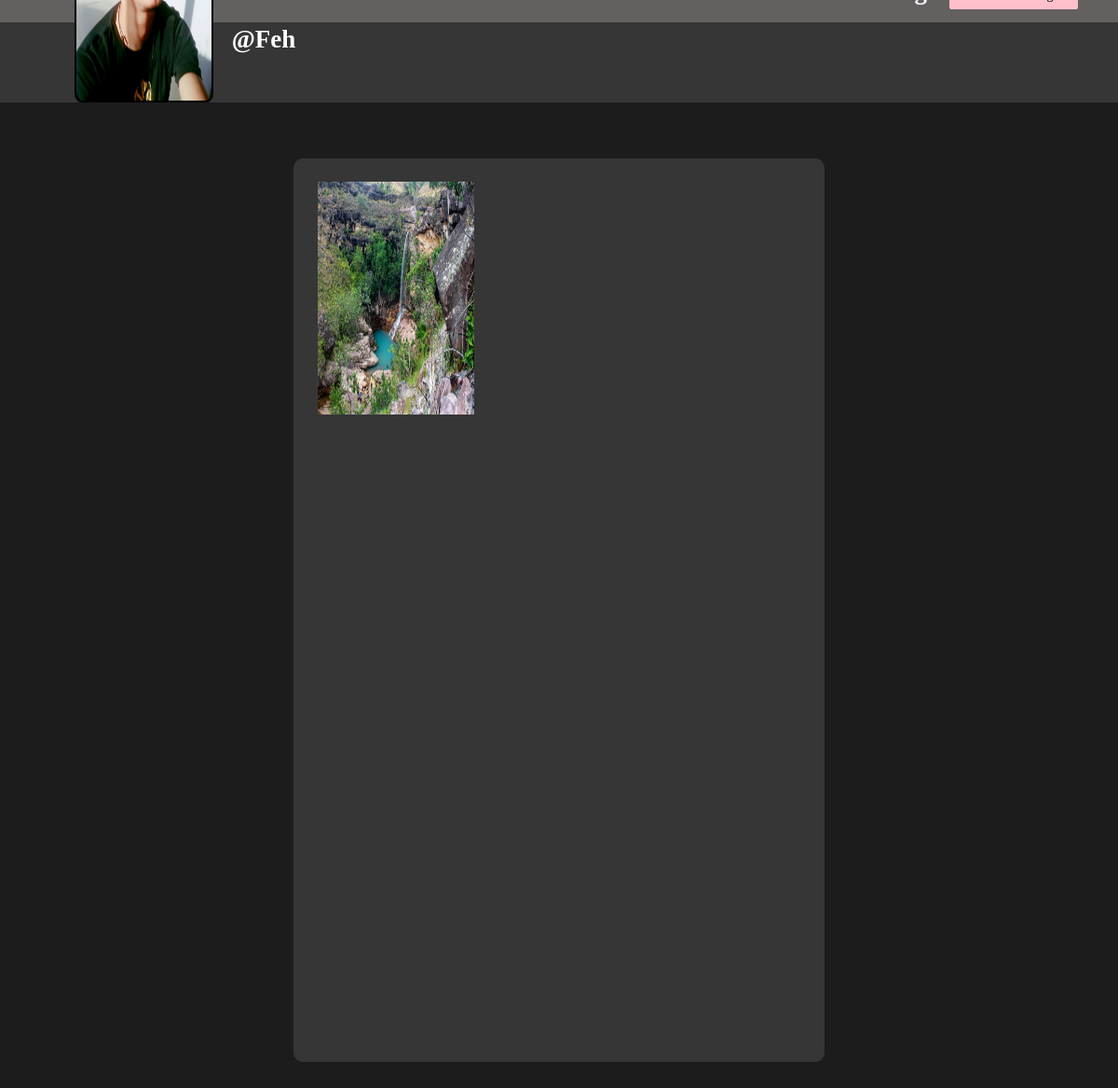
Page /profile/Feh (signed in) on the committed database.
### core/models.py (models this page shows, shortened)
class Profile(models.Model):
    user = models.ForeignKey(User, on_delete=models.CASCADE)
    id_user = models.IntegerField()
    bio = models.TextField(blank=True)
    profileimg = models.ImageField(upload_to='profile_images', default='blank-profile-picture.png')
    location = models.CharField(max_length=100, blank=True)

class Post(models.Model):
    id = models.UUIDField(primary_key=True, default=uuid.uuid4)
    user = models.CharField(max_length=100)
    image = models.ImageField(upload_to='post_images')
    caption = models.TextField()
    created_at = models.DateTimeField(default=datetime.now())
    numb_of_likes = models.IntegerField(default=0)

### core/views.py (the view)
# urls.py: path('profile/<str:pk>', views.profile, name='profile'),
@login_required(login_url='signin')
def profile(request, pk):
    user_object = User.objects.get(username=pk)
    user_profile = Profile.objects.get(user=user_object)
    user_posts = Post.objects.filter(user=pk)
    user_post_length = len(user_posts)
    follower = request.user.username
    user = pk
    if FollowersCount.objects.filter(follower=follower, user=user).first():
        button_text = 'Unfollow'
    else:
        button_text = 'Follow'
    user_followers = len(FollowersCount.objects.filter(user=pk))
    user_following = len(FollowersCount.objects.filter(follower=pk))
    context = {
        'user_object': user_object,
        'user_profile': user_profile,
        'user_posts': user_posts,
        'user_post_length': user_post_length,
        'button_text': button_text,
        'user_followers': user_followers,
        'user_following': user_following,
    }
    return render(request, 'profile.html', context)

### templates/profile.html (shortened to what this page needs)
{% load static %}
<!DOCTYPE html>
<html lang="en">
<head>
    <link rel="stylesheet" href="{% static 'css/main.min.css' %}">
    <link rel="stylesheet" href="{% static 'css/style.css' %}">
    <link rel="stylesheet" href="{% static 'css/color.css' %}">
    <link rel="stylesheet" href="{% static 'css/responsive.css' %}">
</head>
<body>
	<section>
			<div class="feature-photo">
				<figure><img src="{% static 'images/resources/timeline-1.jpg' %}" alt=""></figure>
				<form action="/follow" method="POST">
					<div class="add-btn">
					<span style="color: white; font-size: 27px; "><b><a href="/">Home</a></b></span>
					{% if user_post_length == 0 %}
					<span style="color: white; font-size: 27px;"><b>No Post</b></span>
					{% elif user_post_length == 1 %}
					<span style="color: white; font-size: 27px;"><b>{{user_post_length}} Post</b></span>
					{% else %}
					<span style="color: white; font-size: 27px;"><b>{{user_post_length}} Posts</b></span>
					{% endif %}
					{% if user_followers == 0 or user_followers == 1 %}
					<span style="color: white; font-size: 27px;"><b>{{user_followers}} follower</b></span>
					{% else %}
					<span style="color: white; font-size: 27px;"><b>{{user_followers}} followers</b></span>
					{% endif %}
					<span style="color: white; font-size: 27px;"><b>{{user_following}} following</b></span>
					{% if user_object.username == user.username %}
					<a href="/settings" data-ripple="">Account Settings</a>
					{% else %}
					<a data-ripple=""><button type="submit" style="background-color: #ffc0cb; border: #ffc0cb;">{{button_text}}</button></a>
					{% endif %}
					</div>
				</form>
				<div class="container-fluid">
					<div class="row merged">
						<div class="col-lg-2 col-sm-3">
							<div class="user-avatar">
								<figure>
									<img src="{{user_profile.profileimg.url}}" style="height: 250px; width: 100%;" alt="">
								</figure>
							</div>
						</div>
						<div class="col-lg-10 col-sm-9">
							<div class="timeline-info">
								<ul>
									<li class="admin-name">
									  <h5 style="color: white;white-space: nowrap; width: 110px; font-size: 27px;"><b>@{{user_profile.user.username}}</b></h5>
									</li>
								</ul>
							</div>
						</div>
					</div>
				</div>
			</div>
		</section>
	<section>
		<div class="gap black-bg">
			<div class="container-fluid">
				<div class="row">
					<div class="col-lg-12">
						<div class="row" id="page-contents">
							<div class="col-lg-3">
								<aside class="sidebar static">
								</aside>
							</div>
							<div class="col-lg-6">
								<div class="central-meta">
									<ul class="photos">
										{% for post in user_posts %}
										<li>
											<a class="strip" href="{{post.image.url}}" title="" data-strip-group="mygroup" data-strip-group-options="loop: false">
												<img src="{{post.image.url}}" style="height: 250px; width: 300px;" alt=""></a>
										</li>
										{% endfor %}
									</ul>
								</div>
							</div>
							<div class="col-lg-3">
								<aside class="sidebar static">
								</aside>
							</div>
						</div>
					</div>
				</div>
			</div>
		</div>
	</section>
</body>
</html>

### static/css/color.css (style rules this page uses)
#nprogress .bar, .timeline-info > ul li a::before, .add-btn > a, .activitiez > li::before, form button, .colla-apps > li a:hover, a.underline:before, .setting-row input:checked + label, .user-avatar:hover .edit-phto, .error-meta > a, .color-bg, .add-butn, .nav.nav-tabs.likes-btn > li a.active, a.dislike-btn, .drop > a:hover, .btn-view.btn-load-more:hover, .accordion .card h5 button[aria-expanded="true"], .chat-head, .f-page > figure em, .inbox-panel-head > ul > li > a, .nav-tabs--left .nav-link.active, .nav-tabs--left .nav-link.active:hover, footer .widget-title h4::before, #topcontrol, .sidebar .widget-title::before, .f-title::before, .g-post-classic > figure > i::after, .purify > a, .help-list > a:hover, .open-position::before, .info > a, .category-box:hover, .category-box.selected, a.main-btn, .section-heading::before, .getquot-baner, .more-branches > h4::before, .is-helpful > a, .cart-optionz > li > a:hover, .paginationz > li a:hover, .paginationz > li a.active, .shopping-cart, a.btn2:hover, .form-submit > input[type="submit"], button.submit-checkout, .delete-cart:hover, .proceed .button, .amount-area .update-cart, a.addnewforum, .apply-bttons > a { background: orange; }

### static/css/responsive.css (style rules this page uses)
@media screen and (max-width: 1281px) and (min-width: 1024px) { .photos > li { min-width: 32.2%; width: 32.2%; } }
@media screen and (max-width: 1281px) and (min-width: 1024px) { .timeline-info { line-height: 51px; } }
@media screen and (max-width: 1281px) and (min-width: 1024px) { .timeline-info .admin-name > h5 { font-size: 20px; } }
@media screen and (max-width: 1281px) and (min-width: 1024px) { .user-avatar { width: 80.2% } }

### rows in the picture
Profile: profileimg (picture), user.username "Feh"
Post: image (picture)
